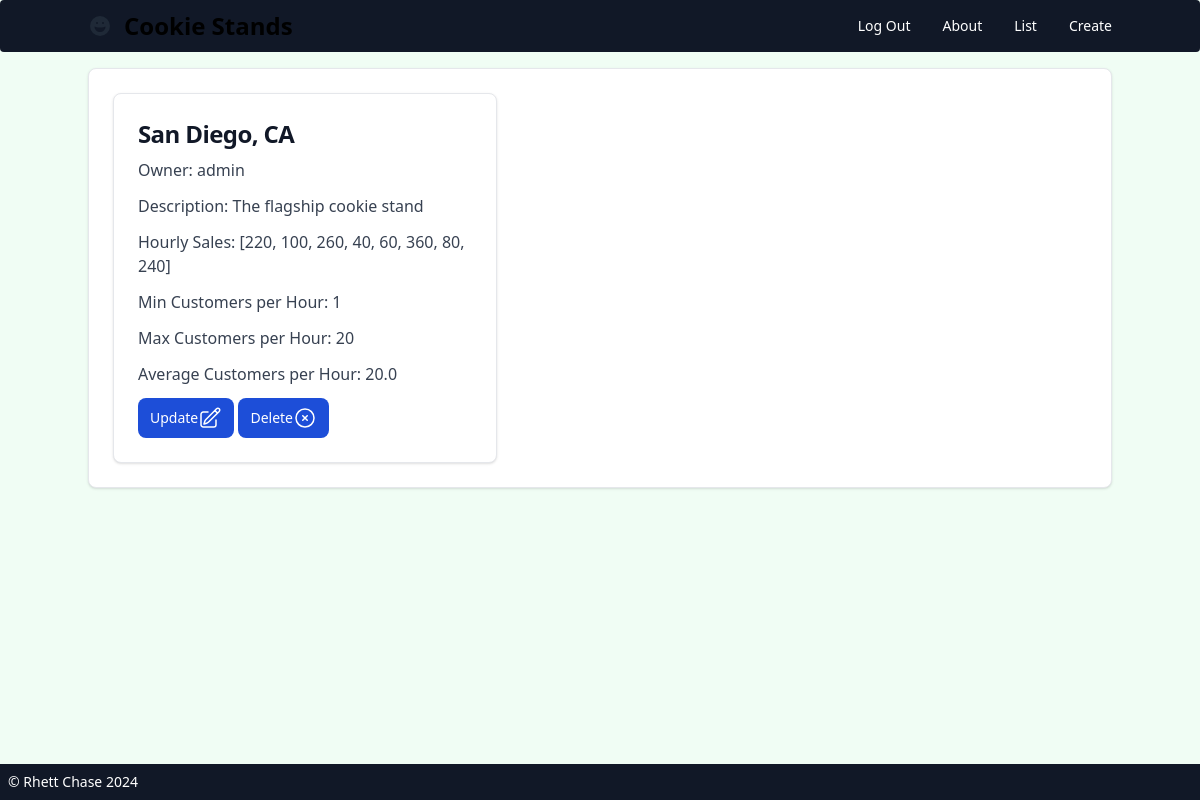
/cookie_stands/2/ (signed in), run on an earlier commit of the app's database.
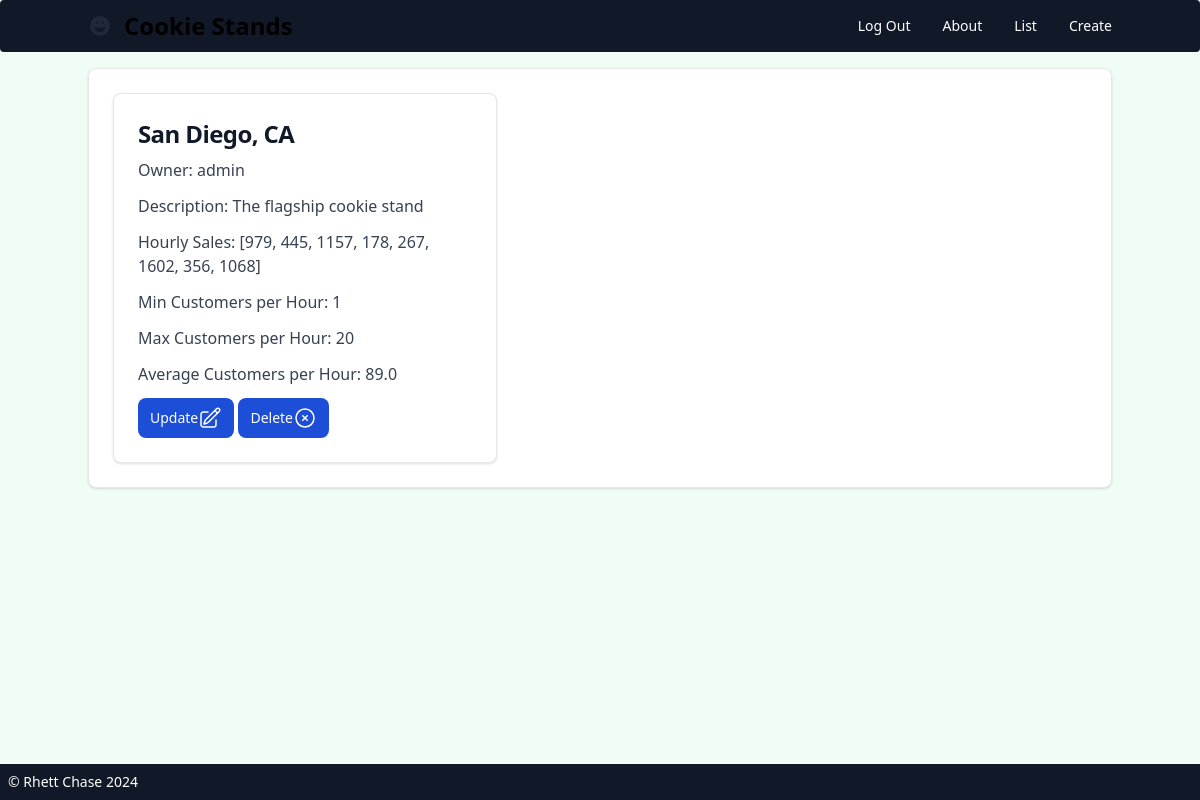
And on a later commit of the database.
### cookie_stands/models.py (models this page shows, shortened)
class CookieStand(models.Model):
    location = models.CharField(max_length=256)
    owner = models.ForeignKey(
        get_user_model(), on_delete=models.CASCADE, null=True, blank=True
    )
    description = models.TextField(blank=True)
    hourly_sales = models.JSONField(default=list, null=True)
    minimum_customers_per_hour = models.IntegerField(default=0)
    maximum_customers_per_hour = models.IntegerField(default=0)
    average_cookies_per_sale = models.FloatField(default=0)
    def calculate_hourly_sales(self):
        hourly_sales = []
        for _ in range(8):  # For 8 hours
            customers_this_hour = random.randint(self.minimum_customers_per_hour, self.maximum_customers_per_hour)
            sales_this_hour = customers_this_hour * self.average_cookies_per_sale
            hourly_sales.append(int(sales_this_hour))  # Append the sales, converted to an integer
        return hourly_sales

### accounts/models.py (models this page shows)
class CustomUser(AbstractUser):
    pass
    def __str__(self):
        return self.username

### cookie_stands/views_front.py (the view)
# urls.py: path("<int:pk>/", CookieStandDetail.as_view(), name="cookie_stand_detail"),
class CookieStandDetail(LoginRequiredMixin, DetailView):
    template_name = "cookie_stands/cookie_stand_detail.html"
    model = CookieStand
    context_object_name = "cookie_stand"

### templates/cookie_stands/cookie_stand_detail.html (shortened to what this page needs)
{% extends 'base.html' %}
{% block content %}
<div class="space-y-8 p-6 bg-white border border-gray-200 rounded-lg shadow dark:bg-gray-800 dark:border-gray-700">
  <section>
    <div class="max-w-sm p-6 bg-white border border-gray-200 rounded-lg shadow dark:bg-gray-800 dark:border-gray-700">
      <a href="#">
        <h5 class="mb-2 text-2xl font-bold tracking-tight text-gray-900 dark:text-white">{{ cookie_stand.location }}</h5>
      </a>
      <p class="mb-3 font-normal text-gray-700 dark:text-gray-400">Owner: {{ cookie_stand.owner }}</p>
      <p class="mb-3 font-normal text-gray-700 dark:text-gray-400">Description: {{ cookie_stand.description }}</p>
      <p class="mb-3 font-normal text-gray-700 dark:text-gray-400">Hourly Sales: {{ cookie_stand.calculate_hourly_sales }}</p>
      <p class="mb-3 font-normal text-gray-700 dark:text-gray-400">Min Customers per Hour: {{ cookie_stand.minimum_customers_per_hour }}</p>
      <p class="mb-3 font-normal text-gray-700 dark:text-gray-400">Max Customers per Hour: {{ cookie_stand.maximum_customers_per_hour }}</p>
      <p class="mb-3 font-normal text-gray-700 dark:text-gray-400">Average Customers per Hour: {{ cookie_stand.average_cookies_per_sale }}</p>
      <a href="{% url 'cookie_stand_update' cookie_stand.pk %}" class="inline-flex items-center px-3 py-2 text-sm font-medium text-center text-white bg-blue-700 rounded-lg hover:bg-blue-800 focus:ring-4 focus:outline-none focus:ring-blue-300 dark:bg-blue-600 dark:hover:bg-blue-700 dark:focus:ring-blue-800">
        Update
      </a>
      <a href="{% url 'cookie_stand_delete' cookie_stand.pk %}" class="inline-flex items-center px-3 py-2 text-sm font-medium text-center text-white bg-blue-700 rounded-lg hover:bg-blue-800 focus:ring-4 focus:outline-none focus:ring-blue-300 dark:bg-blue-600 dark:hover:bg-blue-700 dark:focus:ring-blue-800">
        Delete
        <svg xmlns="http://www.w3.org/2000/svg" fill="none" viewBox="0 0 24 24" stroke-width="1.5" stroke="currentColor" class="w-6 h-6">
          <path stroke-linecap="round" stroke-linejoin="round" d="m9.75 9.75 4.5 4.5m0-4.5-4.5 4.5M21 12a9 9 0 1 1-18 0 9 9 0 0 1 18 0Z" />
        </svg>
      </a>
    </div>
  </section>
{% endblock content %}

### templates/base.html (shortened to what this page needs)
{% load static %}
<!doctype html>
<html lang="en">
<head>
 <script src="https://cdn.tailwindcss.com"></script>
</head>
<body class="bg-green-50">
<header>
  <nav class="bg-gray-900 border-gray-200 px-2 sm:px-4 py-2.5 rounded dark:bg-gray-800">
        <div class="container flex flex-wrap items-center justify-between mx-auto">
          <a href="{% url 'home' %}" class="flex items-center space-x-3 rtl:space-x-reverse">
          <span class="self-center text-2xl font-semibold whitespace-nowrap dark:text-white">Cookie Stands</span>
        </a>
          <div class="hidden w-full md:block md:w-auto" id="mobile-menu">
            <ul class="flex flex-col mt-4 md:flex-row md:space-x-8 md:mt-0 md:text-sm md:font-medium">
            {% if request.user.is_authenticated %}
            <li>
                <a href="{% url 'logout' %}" class="block py-2 pl-3 pr-4 text-white bg-green-700 rounded md:bg-transparent  md:p-0 dark:text-white" aria-current="page">Log Out</a>
              </li>
              {% else %}
              <li>
                <a href="{% url 'login' %}" class="block py-2 pl-3 pr-4 text-white bg-green-700 rounded md:bg-transparent  md:p-0 dark:text-white" aria-current="page">Log In</a>
              </li>
            {% endif %}
              <li>
                <a href="{% url 'about' %}" class="block py-2 pl-3 pr-4 text-white border-b border-gray-100 hover:bg-gray-50 md:hover:bg-transparent md:border-0 md:hover:text-green-700 md:p-0 dark:text-gray-400 md:dark:hover:text-white dark:hover:bg-gray-700 dark:hover:text-white md:dark:hover:bg-transparent dark:border-gray-700">About</a>
              </li>
              {% if request.user.is_authenticated %}
                <li>
                <a href="{% url 'cookie_stand_list' %}" class="block py-2 pl-3 pr-4 text-white border-b border-gray-100 hover:bg-gray-50 md:hover:bg-transparent md:border-0 md:hover:text-green-700 md:p-0 dark:text-gray-400 md:dark:hover:text-white dark:hover:bg-gray-700 dark:hover:text-white md:dark:hover:bg-transparent dark:border-gray-700">List</a>
                </li>
                 <li>
                <a href="{% url 'cookie_stand_create' %}" class="block py-2 pl-3 pr-4 text-white border-b border-gray-100 hover:bg-gray-50 md:hover:bg-transparent md:border-0 md:hover:text-green-700 md:p-0 dark:text-gray-400 md:dark:hover:text-white dark:hover:bg-gray-700 dark:hover:text-white md:dark:hover:bg-transparent dark:border-gray-700">Create</a>
                </li>
              {% endif %}
            </ul>
          </div>
        </div>
      </nav>
</header>
<main>
<div class="container mx-auto mt-4">
  {% block content %}
  {% endblock content %}
</div>
</main>
<footer
      class="bg-gray-900
             text-sm text-white
             fixed
             inset-x-0
             bottom-0
             p-2">
      &copy; Rhett Chase 2024
    </footer>
</body>
</html>

What changed in the data, as far as the page shows it:
changed CookieStand "San Diego, CA": calculate_hourly_sales "[220, 100, 260, 40, 60, 360, 80, 240]" → "[979, 445, 1157, 178, 267, 1602, 356, 1068]"; average_cookies_per_sale "20.0" → "89.0"
